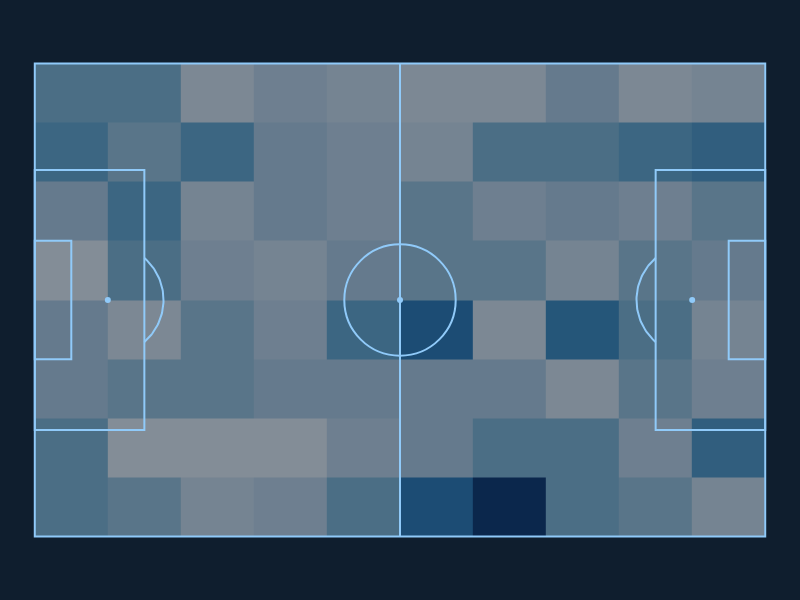

Here is the notebook cell this chart was saved with:
### Code cell
df2 = pd.DataFrame({
    'x': np.random.uniform(0, 120, 500),
    'y': np.random.uniform(0, 80, 500)
})

# Create the pitch and plot the heatmap
pitch = pb.viz.Pitch(theme="night")
pitch.plot_heatmap(df2, x='x', y='y')
pitch.show()

### Figure 1 — Plotly figure (JSON) as saved in the notebook; plotly's stock layout.template omitted (floating-point values rounded to 4 significant figures; data arrays with more than 128 entries replaced by an {"elided": "..."} marker saying what was removed)
{"data": [{"hoverinfo": "skip", "line": {"color": "#90caf9"}, "mode": "lines", "showlegend": false, "type": "scatter", "x": [15.75, 15.96, 16.16, 16.35, 16.54, 16.72, 16.89, 17.06, 17.21, 17.36, 17.5, 17.63, 17.76, 17.87, 17.97, 18.07, 18.16, 18.23, 18.3, 18.36, 18.41, 18.45, 18.48, 18.5, 18.51, 18.51, 18.5, 18.48, 18.45, 18.41, 18.36, 18.3, 18.23, 18.16, 18.07, 17.97, 17.87, 17.76, 17.63, 17.5, 17.36, 17.21, 17.06, 16.89, 16.72, 16.54, 16.35, 16.16, 15.96, 15.75], "y": [27.96, 28.14, 28.34, 28.54, 28.75, 28.96, 29.18, 29.41, 29.64, 29.87, 30.12, 30.36, 30.61, 30.87, 31.13, 31.39, 31.66, 31.93, 32.2, 32.47, 32.75, 33.02, 33.3, 33.58, 33.86, 34.14, 34.42, 34.7, 34.98, 35.25, 35.53, 35.8, 36.07, 36.34, 36.61, 36.87, 37.13, 37.39, 37.64, 37.88, 38.13, 38.36, 38.59, 38.82, 39.04, 39.25, 39.46, 39.66, 39.86, 40.04]}, {"hoverinfo": "skip", "line": {"color": "#90caf9"}, "mode": "lines", "showlegend": false, "type": "scatter", "x": [89.25, 89.04, 88.84, 88.65, 88.46, 88.28, 88.11, 87.94, 87.79, 87.64, 87.5, 87.37, 87.24, 87.13, 87.03, 86.93, 86.84, 86.77, 86.7, 86.64, 86.59, 86.55, 86.52, 86.5, 86.49, 86.49, 86.5, 86.52, 86.55, 86.59, 86.64, 86.7, 86.77, 86.84, 86.93, 87.03, 87.13, 87.24, 87.37, 87.5, 87.64, 87.79, 87.94, 88.11, 88.28, 88.46, 88.65, 88.84, 89.04, 89.25], "y": [40.04, 39.86, 39.66, 39.46, 39.25, 39.04, 38.82, 38.59, 38.36, 38.13, 37.88, 37.64, 37.39, 37.13, 36.87, 36.61, 36.34, 36.07, 35.8, 35.53, 35.25, 34.98, 34.7, 34.42, 34.14, 33.86, 33.58, 33.3, 33.02, 32.75, 32.47, 32.2, 31.93, 31.66, 31.39, 31.13, 30.87, 30.61, 30.36, 30.12, 29.87, 29.64, 29.41, 29.18, 28.96, 28.75, 28.54, 28.34, 28.14, 27.96]}, {"hoverinfo": "skip", "marker": {"color": "#90caf9", "size": 6}, "mode": "markers", "showlegend": false, "type": "scatter", "x": [10.5], "y": [34]}, {"hoverinfo": "skip", "marker": {"color": "#90caf9", "size": 6}, "mode": "markers", "showlegend": false, "type": "scatter", "x": [94.5], "y": [34]}, {"hoverinfo": "skip", "marker": {"color": "#90caf9", "size": 6}, "mode": "markers", "showlegend": false, "type": "scatter", "x": [52.5], "y": [34]}, {"colorbar": {"title": {"text": "Density"}}, "colorscale": [[0, "rgb(247,251,255)"], [0.125, "rgb(222,235,247)"], [0.25, "rgb(198,219,239)"], [0.375, "rgb(158,202,225)"], [0.5, "rgb(107,174,214)"], [0.625, "rgb(66,146,198)"], [0.75, "rgb(33,113,181)"], [0.875, "rgb(8,81,156)"], [1, "rgb(8,48,107)"]], "opacity": 0.5, "showscale": false, "type": "histogram2d", "x": {"elided": "500 float values"}, "xbins": {"end": 105, "size": 10.5, "start": 0}, "y": {"elided": "500 float values"}, "ybins": {"end": 68, "size": 8.5, "start": 0}}], "layout": {"font": {"color": "#90caf9", "family": "Montserrat, Helvetica, sans-serif"}, "height": 600, "margin": {"b": 0, "l": 0, "r": 0, "t": 0}, "paper_bgcolor": "#0f1e2e", "plot_bgcolor": "#0f1e2e", "shapes": [{"line": {"color": "#90caf9"}, "type": "rect", "x0": 0, "x1": 105, "y0": 0, "y1": 68}, {"line": {"color": "#90caf9"}, "type": "rect", "x0": 52.5, "x1": 52.5, "y0": 68, "y1": 0}, {"line": {"color": "#90caf9"}, "type": "rect", "x0": 0, "x1": 15.75, "y0": 52.7, "y1": 15.3}, {"line": {"color": "#90caf9"}, "type": "rect", "x0": 89.25, "x1": 105, "y0": 52.7, "y1": 15.3}, {"line": {"color": "#90caf9"}, "type": "rect", "x0": 0, "x1": 5.25, "y0": 42.5, "y1": 25.5}, {"line": {"color": "#90caf9"}, "type": "rect", "x0": 99.75, "x1": 105, "y0": 42.5, "y1": 25.5}, {"line": {"color": "#90caf9"}, "type": "circle", "x0": 44.49, "x1": 60.51, "y0": 25.99, "y1": 42.01}], "showlegend": false, "title": {"font": {"color": "#90caf9", "family": "Montserrat, Helvetica, sans-serif"}}, "width": 800, "xaxis": {"constrain": "domain", "fixedrange": true, "range": [-5, 110], "scaleanchor": "y", "showgrid": false, "showticklabels": false, "visible": false, "zeroline": false}, "yaxis": {"constrain": "domain", "fixedrange": true, "range": [-5, 73], "showgrid": false, "showticklabels": false, "visible": false, "zeroline": false}}}
